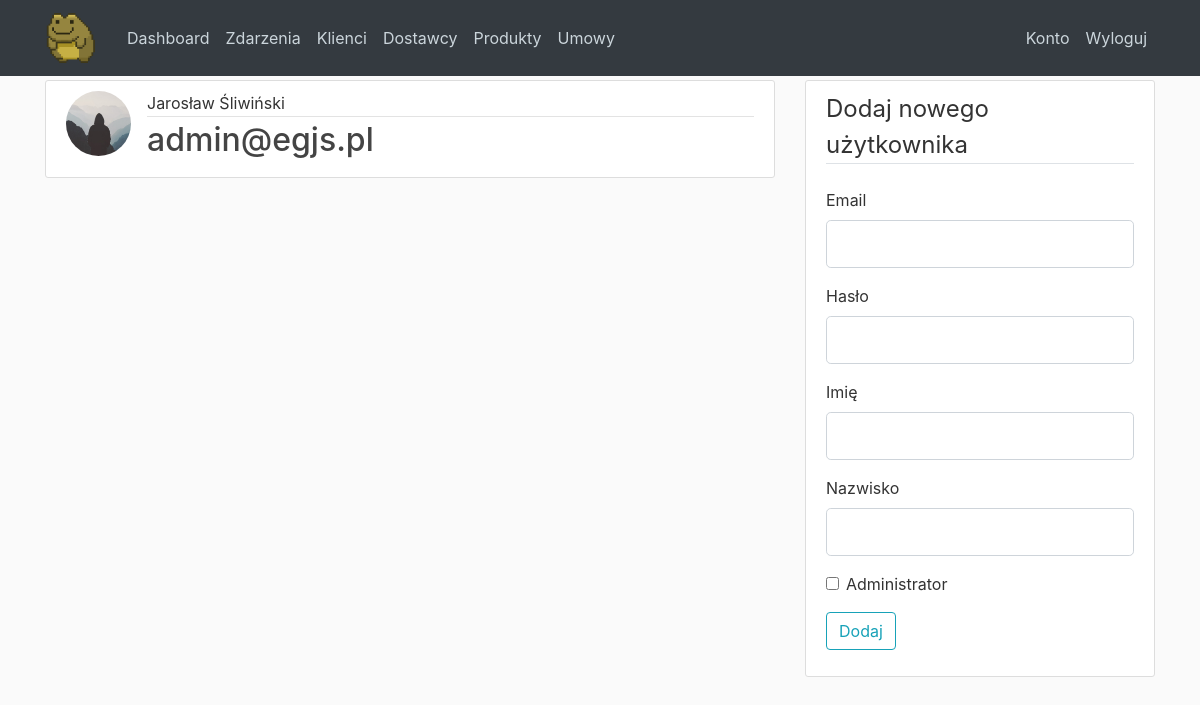
Screenshot of /users with the database file from the repository.
### CRM/models.py (models this page shows, shortened)
class User(db.Model, UserMixin):
    id = db.Column(db.Integer, primary_key=True)
    email = db.Column(db.String(120), unique=True, nullable=False)
    image_file = db.Column(db.String(20), nullable=False, default='default.jpg')
    name = db.Column(db.String(25), nullable=False)
    last_name = db.Column(db.String(45), nullable=False)
    password = db.Column(db.String(60), nullable=False)
    admin = db.Column(db.Boolean, default=False, nullable=False)
    meetings = db.relationship('Meeting', backref='who', lazy=True, cascade="all, delete-orphan")
    contracts = db.relationship('Contract', backref='user', lazy=True, cascade="all, delete-orphan")
    def full_name(self):
        return f"{self.name} {self.last_name}"

### CRM/routes.py (the view, shortened to what this page needs)
@app.route("/users", methods=['GET', 'POST'])
def users():
    form = RegistrationForm()
    users = User.query.all()
    return render_template('users.html', title='Użytkownicy', form=form, users=users)

### CRM/forms.py (shortened to what this page needs)
class RegistrationForm(FlaskForm):
    email = StringField('Email', validators=[InputRequired("Podaj adres email"), Email("Podaj poprawny adres email")])
    password = PasswordField('Hasło', validators=[InputRequired("Podaj hasło")])
    name = StringField('Imię', validators=[InputRequired("Podaj imię")])
    last_name = StringField('Nazwisko', validators=[InputRequired("Podaj nazwisko")])
    admin = BooleanField('Administrator')
    submit = SubmitField('Dodaj')

### CRM/templates/users.html
{% extends "base.html" %}
{% block content %}
{% for user in users %}
<article class="media content-section">
    <img class="rounded-circle article-img"
    src="{{ url_for('static', filename='profile_pics/' + user.image_file) }}">
  <div class="media-body">
    <div class="article-metadata">
      <a class="mr-2">{{ user.full_name() }}</a><br>
    </div>
    <h2><a class="article-title" href="{{ url_for('user', user_id=user.id) }}">{{ user.email }}</a></h2>
  </div>
</article>
{% endfor %}
{% endblock content %}
{% block sidebar %}
{% include "partials/add_user_sidebar.html" %}
{% endblock sidebar %}

### CRM/static/main.css (style rules this page uses)
body { background: #fafafa; color: #333333; margin-top: 5rem; }
h1, h2, h3, h4, h5, h6 { color: #444444; }
.content-section { background: #ffffff; padding: 10px 20px; border: 1px solid #dddddd; border-radius: 3px; margin-bottom: 20px; }
.article-title { color: #444444; }
.article-img { height: 65px; width: 65px; margin-right: 16px; }
.article-metadata { padding-bottom: 1px; margin-bottom: 4px; border-bottom: 1px solid #e3e3e3 }

### rows the page displays
User: image_file (placeholder picture), full_name "Jarosław Śliwiński", email "admin@egjs.pl"
